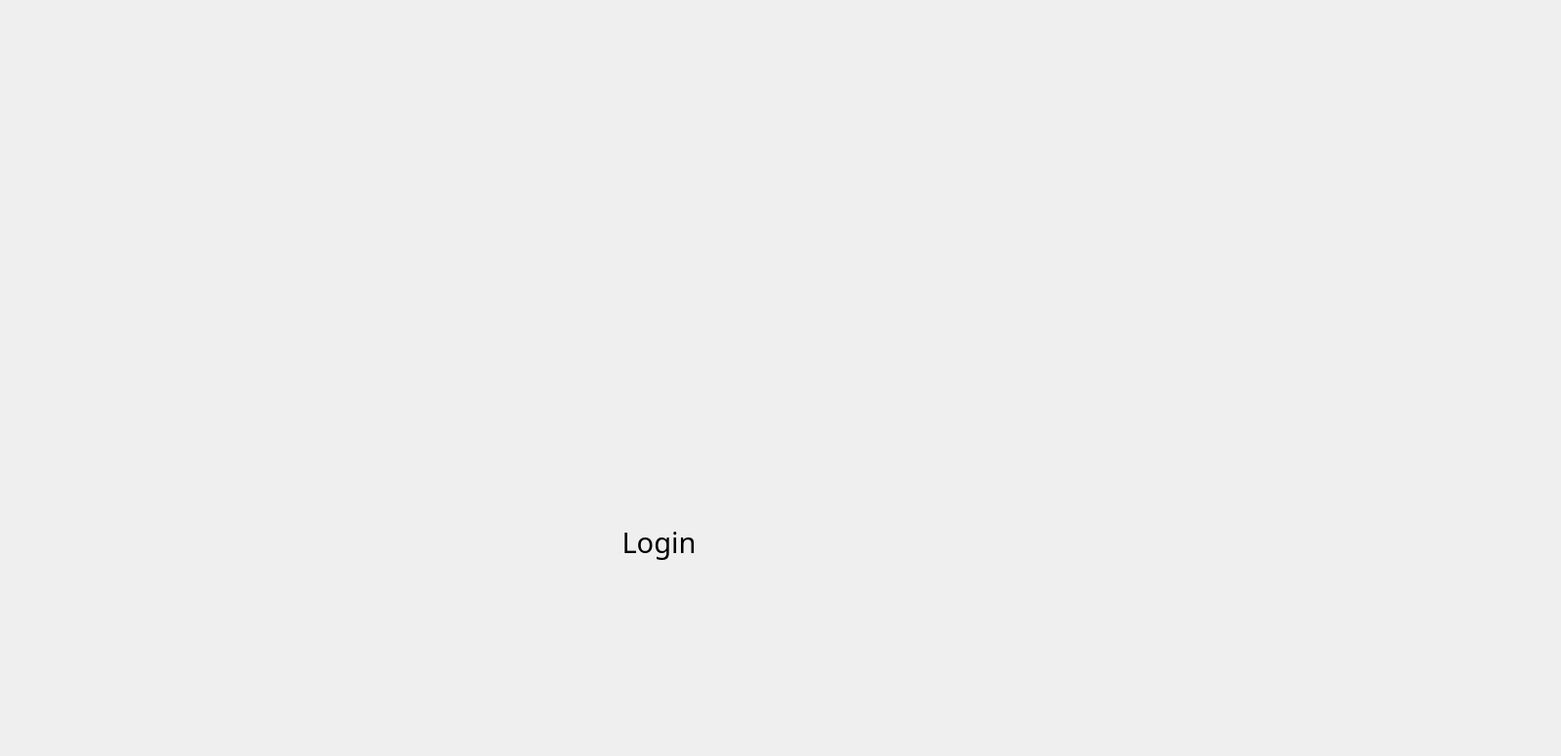
<?xml version="1.0" encoding="UTF-8"?>
<ui version="4.0">
 <class>LoginView</class>
 <widget class="QWidget" name="LoginView">
  <property name="geometry">
   <rect>
    <x>0</x>
    <y>0</y>
    <width>1600</width>
    <height>775</height>
   </rect>
  </property>
  <property name="sizePolicy">
   <sizepolicy hsizetype="Fixed" vsizetype="Fixed">
    <horstretch>0</horstretch>
    <verstretch>0</verstretch>
   </sizepolicy>
  </property>
  <property name="minimumSize">
   <size>
    <width>1600</width>
    <height>775</height>
   </size>
  </property>
  <property name="maximumSize">
   <size>
    <width>1600</width>
    <height>775</height>
   </size>
  </property>
  <property name="font">
   <font>
    <family>Tw Cen MT</family>
   </font>
  </property>
  <property name="windowTitle">
   <string>Form</string>
  </property>
  <widget class="QWidget" name="gridLayoutWidget">
   <property name="geometry">
    <rect>
     <x>0</x>
     <y>0</y>
     <width>1351</width>
     <height>1111</height>
    </rect>
   </property>
   <layout class="QGridLayout" name="gridLayout_2">
    <item row="0" column="0">
     <widget class="QLabel" name="page_name">
      <property name="font">
       <font>
        <pointsize>22</pointsize>
       </font>
      </property>
      <property name="text">
       <string>Login</string>
      </property>
      <property name="alignment">
       <set>Qt::AlignCenter</set>
      </property>
     </widget>
    </item>
   </layout>
  </widget>
 </widget>
 <resources/>
 <connections/>
</ui>
